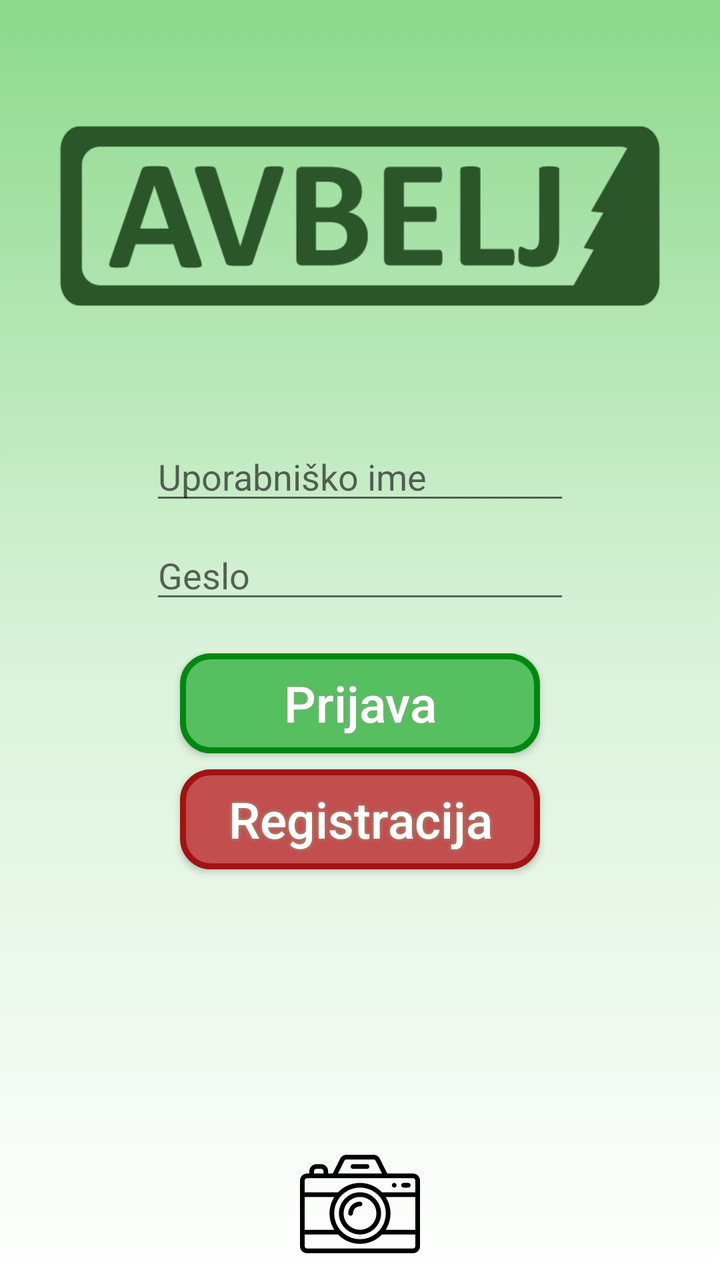
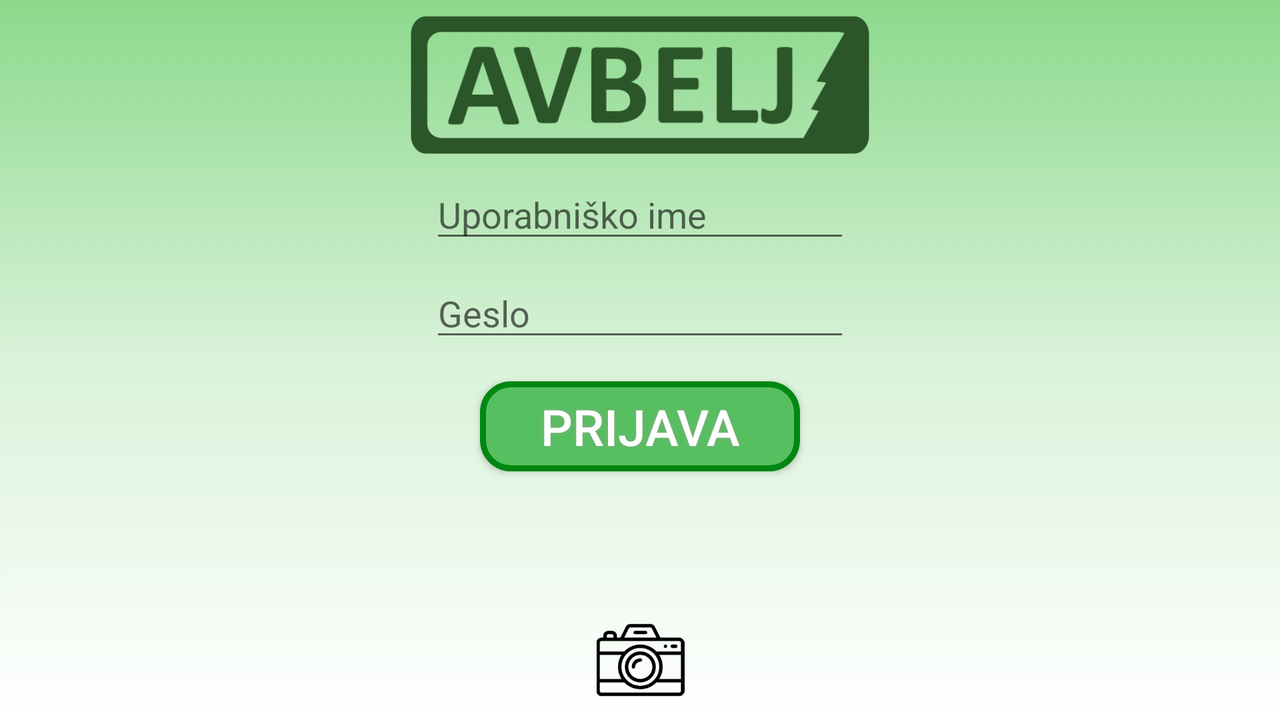

One screen, two layout resources from the same app: the default and the repository's alternative for another configuration. Each is rendered where Android would select it; the XML of both is given below.
<!-- AndroidManifest.xml: application theme AppTheme -->
<!-- res/layout/activity_login.xml -->
<?xml version="1.0" encoding="utf-8"?>
<android.support.constraint.ConstraintLayout xmlns:android="http://schemas.android.com/apk/res/android"
    xmlns:app="http://schemas.android.com/apk/res-auto"
    xmlns:tools="http://schemas.android.com/tools"
    android:layout_width="match_parent"
    android:layout_height="match_parent"
    android:background="@drawable/bacground_color"
    tools:context=".Login">

    <ImageView
        android:id="@+id/imageView2"
        android:layout_width="@dimen/logoWidth"
        android:layout_height="0dp"
        android:layout_marginEnd="8dp"
        android:layout_marginStart="8dp"
        android:layout_marginTop="8dp"
        app:layout_constraintEnd_toEndOf="parent"
        app:layout_constraintStart_toStartOf="parent"
        app:layout_constraintTop_toTopOf="parent"
        app:srcCompat="@drawable/logo" />

    <EditText
        android:id="@+id/ID_userName"
        android:layout_width="wrap_content"
        android:layout_height="wrap_content"
        android:layout_marginEnd="8dp"
        android:layout_marginStart="8dp"
        android:layout_marginTop="8dp"
        android:ems="10"
        android:hint="@string/hintUserName"
        android:inputType="textPersonName"
        app:layout_constraintEnd_toEndOf="parent"
        app:layout_constraintStart_toStartOf="parent"
        app:layout_constraintTop_toBottomOf="@+id/imageView2" />

    <EditText
        android:id="@+id/ID_loginPassword"
        android:layout_width="wrap_content"
        android:layout_height="wrap_content"
        android:layout_marginEnd="8dp"
        android:layout_marginStart="8dp"
        android:layout_marginTop="8dp"
        android:ems="10"
        android:hint="@string/hintPassword"
        android:inputType="textPassword"
        app:layout_constraintEnd_toEndOf="parent"
        app:layout_constraintStart_toStartOf="parent"
        app:layout_constraintTop_toBottomOf="@+id/ID_userName" />

    <Button
        android:id="@+id/ID_registracijaBtn"

        android:layout_width="180dp"
        android:layout_height="50dp"

        android:layout_marginEnd="8dp"
        android:layout_marginStart="8dp"
        android:layout_marginTop="8dp"
        android:background="@drawable/button_red"
        android:shadowColor="#8BA886"
        android:shadowDx="0"
        android:shadowDy="0"
        android:shadowRadius="5"
        android:text="@string/register"
        android:textAllCaps="false"
        android:textColor="#FFFFFF"
        android:textSize="25sp"
        app:layout_constraintEnd_toEndOf="parent"
        app:layout_constraintStart_toStartOf="parent"
        app:layout_constraintTop_toBottomOf="@+id/ID_prijaviBtn" />

    <Button
        android:id="@+id/ID_prijaviBtn"

        android:layout_width="180dp"
        android:layout_height="50dp"
        android:layout_marginEnd="8dp"

        android:layout_marginStart="8dp"
        android:layout_marginTop="20dp"
        android:background="@drawable/button_green"
        android:shadowColor="#8BA886"
        android:shadowDx="0"
        android:shadowDy="0"
        android:shadowRadius="5"
        android:text="@string/login"
        android:textColor="#FFFFFF"
        android:textSize="25sp"
        android:textAllCaps="false"
        app:layout_constraintEnd_toEndOf="parent"
        app:layout_constraintStart_toStartOf="parent"
        app:layout_constraintTop_toBottomOf="@+id/ID_loginPassword" />

    <ImageView
        android:id="@+id/ID_imagePhoto"
        android:layout_width="100dp"
        android:layout_height="60dp"
        android:layout_marginBottom="8dp"
        android:layout_marginEnd="8dp"
        android:layout_marginStart="8dp"
        app:layout_constraintBottom_toBottomOf="parent"
        app:layout_constraintEnd_toEndOf="parent"
        app:layout_constraintStart_toStartOf="parent"
        app:srcCompat="@drawable/ic_camera" />

    <ProgressBar
        android:id="@+id/ID_loadinglogin"
        style="?android:attr/progressBarStyle"
        android:layout_width="0dp"
        android:layout_height="wrap_content"
        android:layout_marginEnd="8dp"
        android:layout_marginStart="8dp"
        android:layout_marginTop="15dp"
        app:layout_constraintEnd_toEndOf="parent"
        app:layout_constraintStart_toStartOf="parent"
        app:layout_constraintTop_toBottomOf="@+id/ID_prijaviBtn"
        tools:visibility="gone" />

</android.support.constraint.ConstraintLayout>
<!-- resources referenced by this layout -->
<resources>
  <dimen name="logoWidth">300dp</dimen>
  <!-- drawable bacground_color (drawable) -->
  <?xml version="1.0" encoding="UTF-8"?>
  <selector xmlns:android="http://schemas.android.com/apk/res/android">
      <item>
          <shape>
              <gradient
                  android:startColor="#ffffff"
                  android:centerColor="#d9f2d9"
                  android:endColor="#8cd98c"
                  android:angle="90"/>
          </shape>
      </item>
  </selector>
  <!-- drawable button_green (drawable) -->
  <?xml version="1.0" encoding="utf-8"?>
  <shape xmlns:android="http://schemas.android.com/apk/res/android" android:shape="rectangle" >
      <corners
          android:radius="14dp"
          />
      <solid
          android:color="#56BF60"
          />
      <padding
          android:left="0dp"
          android:top="0dp"
          android:right="0dp"
          android:bottom="0dp"
          />
      <size
          android:width="250dp"
          android:height="60dp"
          />
      <stroke
          android:width="3dp"
          android:color="#008712"
          />
  </shape>
  <!-- drawable button_red (drawable) -->
  <?xml version="1.0" encoding="utf-8"?>
  <shape xmlns:android="http://schemas.android.com/apk/res/android" android:shape="rectangle" >
      <corners
          android:radius="14dp"
          />
      <solid
          android:color="#C24E4E"
          />
      <padding
          android:left="0dp"
          android:top="0dp"
          android:right="0dp"
          android:bottom="0dp"
          />
      <size
          android:width="270dp"
          android:height="60dp"
          />
      <stroke
          android:width="3dp"
          android:color="#A11313"
          />
  </shape>
  <!-- drawable ic_camera: vector/xml drawable (drawable, 2445 chars, omitted) -->
  <!-- drawable logo: png bitmap (drawable, 18566 bytes) -->
  <string name="hintPassword">Geslo</string>
  <string name="hintUserName">Uporabniško ime</string>
  <string name="login">Prijava</string>
  <string name="register">Registracija</string>
  <style name="AppTheme" parent="Theme.AppCompat.Light.DarkActionBar">
          
          <item name="colorPrimary">@color/colorGreen</item>
          <item name="colorPrimaryDark">@color/colorGreenDark</item>
          <item name="colorAccent">@color/colorGreen</item>
      </style>
  <color name="colorGreen"> #339933</color>
  <color name="colorGreenDark">#006600</color>
</resources>
<!-- res/layout-land/activity_login.xml (the repository's variant of the layout above) -->
<!-- drawn on the phone turned sideways -->
<?xml version="1.0" encoding="utf-8"?>
<android.support.constraint.ConstraintLayout xmlns:android="http://schemas.android.com/apk/res/android"
    xmlns:app="http://schemas.android.com/apk/res-auto"
    xmlns:tools="http://schemas.android.com/tools"
    android:layout_width="match_parent"
    android:layout_height="match_parent"
    android:background="@drawable/bacground_color"
    tools:context=".Login">

    <ImageView
        android:id="@+id/imageView2"
        android:layout_width="238dp"
        android:layout_height="69dp"
        android:layout_marginEnd="8dp"
        android:layout_marginStart="8dp"
        android:layout_marginTop="8dp"
        app:layout_constraintEnd_toEndOf="parent"
        app:layout_constraintStart_toStartOf="parent"
        app:layout_constraintTop_toTopOf="parent"
        app:srcCompat="@drawable/logo" />

    <EditText
        android:id="@+id/ID_userName"
        android:layout_width="wrap_content"
        android:layout_height="wrap_content"
        android:layout_marginEnd="8dp"
        android:layout_marginStart="8dp"
        android:layout_marginTop="8dp"
        android:ems="10"
        android:hint="@string/hintUserName"
        android:inputType="textPersonName"
        app:layout_constraintEnd_toEndOf="parent"
        app:layout_constraintStart_toStartOf="parent"
        app:layout_constraintTop_toBottomOf="@+id/imageView2" />

    <EditText
        android:id="@+id/ID_loginPassword"
        android:layout_width="wrap_content"
        android:layout_height="wrap_content"
        android:layout_marginEnd="8dp"
        android:layout_marginStart="8dp"
        android:layout_marginTop="8dp"
        android:ems="10"
        android:hint="@string/hintPassword"
        android:inputType="textPassword"
        app:layout_constraintEnd_toEndOf="parent"
        app:layout_constraintStart_toStartOf="parent"
        app:layout_constraintTop_toBottomOf="@+id/ID_userName" />

    <Button
        android:id="@+id/ID_prijaviBtn"

        android:layout_width="160dp"
        android:layout_height="45dp"
        android:layout_marginEnd="8dp"

        android:layout_marginStart="8dp"
        android:layout_marginTop="15dp"
        android:background="@drawable/button_green"
        android:shadowColor="#8BA886"
        android:shadowDx="0"
        android:shadowDy="0"
        android:shadowRadius="5"
        android:text="@string/login"
        android:textColor="#FFFFFF"
        android:textSize="25sp"
        app:layout_constraintEnd_toEndOf="parent"
        app:layout_constraintStart_toStartOf="parent"
        app:layout_constraintTop_toBottomOf="@+id/ID_loginPassword" />

    <ImageView
        android:id="@+id/ID_imagePhoto"
        android:layout_width="79dp"
        android:layout_height="44dp"
        android:layout_marginBottom="8dp"
        android:layout_marginEnd="8dp"
        android:layout_marginStart="8dp"
        app:layout_constraintBottom_toBottomOf="parent"
        app:layout_constraintEnd_toEndOf="parent"
        app:layout_constraintStart_toStartOf="parent"
        app:srcCompat="@drawable/ic_camera" />

</android.support.constraint.ConstraintLayout>
<!-- resources referenced by the variant -->
<!-- as the phone turned sideways resolves them -->
<resources>
  <!-- drawable bacground_color (drawable) -->
  <?xml version="1.0" encoding="UTF-8"?>
  <selector xmlns:android="http://schemas.android.com/apk/res/android">
      <item>
          <shape>
              <gradient
                  android:startColor="#ffffff"
                  android:centerColor="#d9f2d9"
                  android:endColor="#8cd98c"
                  android:angle="90"/>
          </shape>
      </item>
  </selector>
  <!-- drawable button_green (drawable) -->
  <?xml version="1.0" encoding="utf-8"?>
  <shape xmlns:android="http://schemas.android.com/apk/res/android" android:shape="rectangle" >
      <corners
          android:radius="14dp"
          />
      <solid
          android:color="#56BF60"
          />
      <padding
          android:left="0dp"
          android:top="0dp"
          android:right="0dp"
          android:bottom="0dp"
          />
      <size
          android:width="250dp"
          android:height="60dp"
          />
      <stroke
          android:width="3dp"
          android:color="#008712"
          />
  </shape>
  <!-- drawable ic_camera: vector/xml drawable (drawable, 2445 chars, omitted) -->
  <!-- drawable logo: png bitmap (drawable, 18566 bytes) -->
  <string name="hintPassword">Geslo</string>
  <string name="hintUserName">Uporabniško ime</string>
  <string name="login">Prijava</string>
  <style name="AppTheme" parent="Theme.AppCompat.Light.DarkActionBar">
          
          <item name="colorPrimary">@color/colorGreen</item>
          <item name="colorPrimaryDark">@color/colorGreenDark</item>
          <item name="colorAccent">@color/colorGreen</item>
      </style>
  <color name="colorGreen"> #339933</color>
  <color name="colorGreenDark">#006600</color>
</resources>
